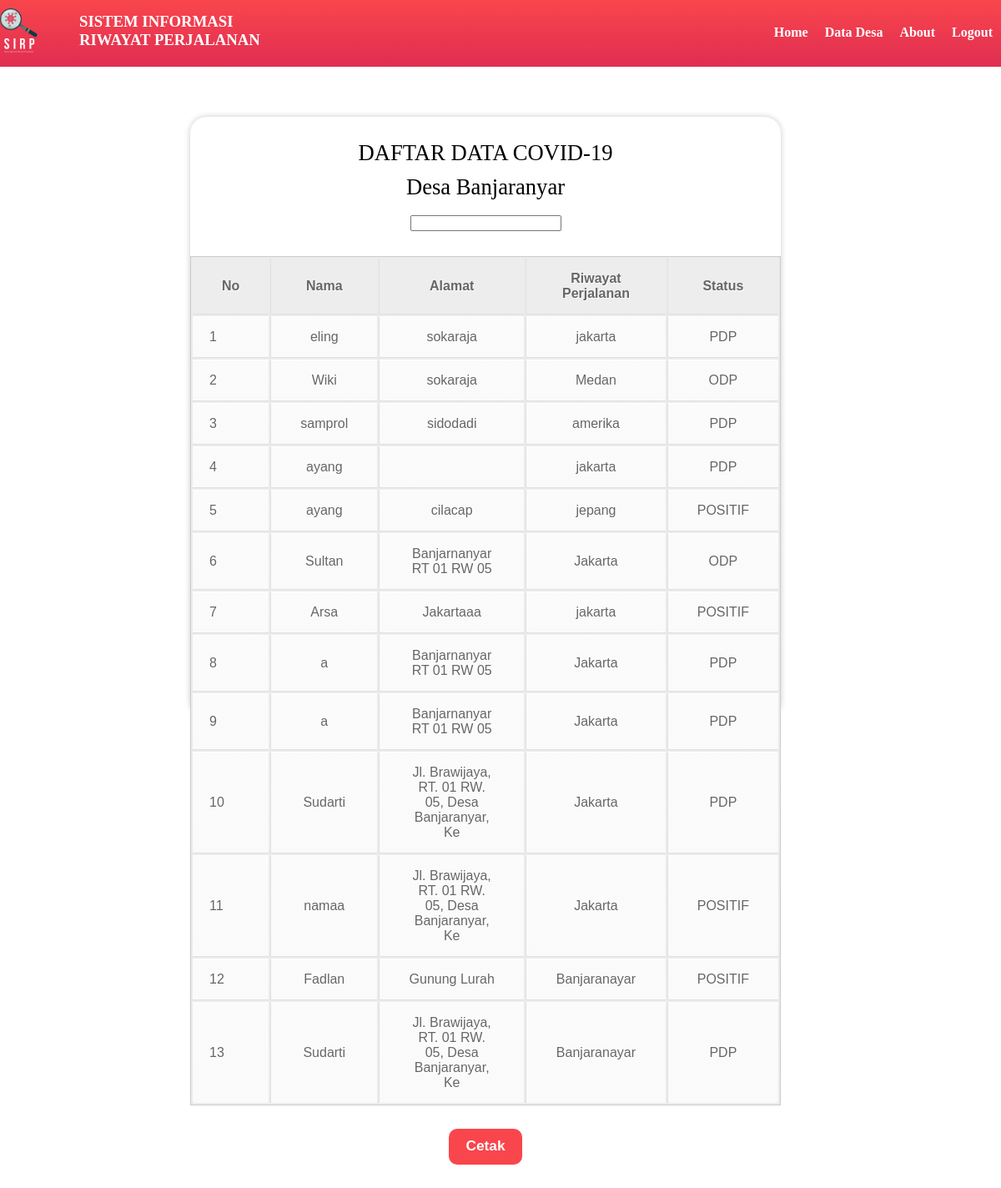
Screenshot of /data.php (signed in) with the database file from the repository.
### tables this page shows
CREATE TABLE `data_riwayat` (
  `id` int(11) NOT NULL,
  `nama` varchar(50) NOT NULL,
  `alamat` varchar(50) NOT NULL,
  `jekel` varchar(20) NOT NULL,
  `riwayat` varchar(50) NOT NULL,
  `status` varchar(20) NOT NULL,
  `foto` varchar(100) NOT NULL
);

### koneksi.php (called while the page is built, shortened)
<?php
$koneksi = mysqli_connect("localhost", "root","", "tubes");
function query($query)
{
    global $koneksi;
    $result = mysqli_query($koneksi, $query);
    $rows = [];
    while ($row = mysqli_fetch_assoc($result)) {
        $rows[] = $row;
    }
    return $rows;
}
?>

### data.php (the view, shortened to what this page needs)
<?php
include 'koneksi.php';
$ambil = query("SELECT * FROM data_riwayat");
?>
<html>
<head>
	<link rel="stylesheet" type="text/css" href="style.css">
</head>
<body bgcolor="white">
		<?php
		include 'navbar.php';
		 ?>
		 <div class="container">
			<div class="kotak">
				<br>
				<p class="daftar" align="center"> DAFTAR DATA COVID-19 </p>
				<p class="daftar" align="center">Desa Banjaranyar</p> <br>
				<center><input type='text' id='input' onkeyup='searchTable()'></center>
				<div class="table">
					<table>
						<thead>
						  <tr>
						    <th class="tg-0pky">No</th>
						    <th class="tg-0pky">Nama</th>
						    <th class="tg-0pky">Alamat</th>
						    <th class="tg-0pky">Riwayat Perjalanan</th>
						    <th class="tg-0pky">Status</th>
						  </tr>
						</thead>
						<tbody>
			                <?php $i = 1; ?>
			                <?php foreach ($ambil as $row) : ?>
			                    <tr>
			                        <td><?php echo $i; ?></td>
			                        <td><?php echo $row['nama']; ?></td>
			                        <td><?php echo $row['alamat']; ?></td>
			                        <td><?php echo $row['riwayat']; ?></td>
			                        <td><?php echo $row['status']; ?></td>
			                    </tr>
			                    <?php $i++ ?>
			                <?php endforeach ?>
			            </tbody>
					</table>
					<br>
					<center><button class="buttonn" onclick="location.href='cetak.php'">Cetak</button></center>
				</div>
			</div>
		</div>
</body>
</html>

### navbar.php
<div class="header">
<div class="header">
			<div class="inner_header">
				<div class="logo">
					<a href="index.php"><img src="image/logopng.png" height="auto" width="45px"> </a>
				</div>
				<div class="judul">
					<p><h3><a href="index.php" class="judul1">SISTEM INFORMASI <br>RIWAYAT PERJALANAN</p></a></h3>
				</div>
				<ul class="navigation">
					<li><a href="index.php" class="Home">Home</a></li>
					<li><a href="data.php" class="Data">Data Desa</a></li>
					<li><a href="about.php" class="About">About</a></li>
					<?php if (isset($_SESSION["user"])): ?>
					<li><a href="logout.php" class="About">Logout</a></li>
					<?php else: ?>
					<li><a href="login.php" class="About">Login</a></li>
					<?php endif?>
				</ul>
			</div>

### style.css (style rules this page uses)
* { margin: 0; padding: 0; list-style: none; text-decoration: none; }
.container { width: 100%; height: 100%; }
.header { width: 100%; height: 80px; display: block; background: linear-gradient(to bottom, #F9464C , #E02D52); }
.inner_header { width: 1200px; height: 100%; display: block; margin: 0 auto; }
.logo { margin-top: 10px; margin-left: 0px; float: left; }
.judul { width: auto; margin-top: 15px; margin-left: 50px; color: white; font-family: 'Montserrat'; float: left; }
.navigation { float: right; display: table; margin-top: 30px; }
.navigation li { display: table-cell; padding: 0px 10px; color: #fff; font-family: 'Montserrat'; font-size: 16px; }
.judul1 { color: #ffffff; cursor: pointer; font-weight: bold; }
.Home { color: #ffffff; cursor: pointer; font-weight: bold; }
.Data { color: #ffffff; cursor: pointer; font-weight: bold; }
.About { color: #ffffff; cursor: pointer; font-weight: bold; }
.judul1::after { content: ''; display: block; width: 0px; height: 2px; background-color: #FFFFFF; color: #FFFFFF; transition: width .3s }
.Home::after { content: ''; display: block; width: 0px; height: 2px; background-color: #FFFFFF; color: #FFFFFF; transition: width .3s }
.Data::after { content: ''; display: block; width: 0px; height: 2px; background-color: #FFFFFF; color: #FFFFFF; transition: width .3s }
.About::after { content: ''; display: block; width: 0px; height: 2px; background-color: #FFFFFF; color: #FFFFFF; transition: width .3s }
table { font-family: Arial, Helvetica, sans-serif; margin:0 auto; color: #666; margin-top: 30px; text-shadow: 1px 1px 0px #fff; background: #eaebec; border: #ccc 1px solid; }
table th { padding: 15px 35px; border-left:1px solid #e0e0e0; border-bottom: 1px solid #e0e0e0; background: #ededed; }
table th:first-child { border-left:none; }
table tr { text-align: center; padding-left: 20px; }
table td:first-child { text-align: left; padding-left: 20px; border-left: 0; }
table td { padding: 15px 35px; border-top: 1px solid #ffffff; border-bottom: 1px solid #e0e0e0; border-left: 1px solid #e0e0e0; background: #fafafa; background: -webkit-gradient(linear, left top, left bottom, from(#fbfbfb), to(#fafafa)); background: -moz-linear-gradient(top, #fbfbfb, #fafafa); }
table tr:last-child td { border-bottom: 0; }
table tr:last-child td:first-child { -moz-border-radius-bottomleft: 3px; -webkit-border-bottom-left-radius: 3px; border-bottom-left-radius: 3px; }
table tr:last-child td:last-child { -moz-border-radius-bottomright: 3px; -webkit-border-bottom-right-radius: 3px; border-bottom-right-radius: 3px; }
.kotak { width: 59%; height: 720px; margin-left: 19%; margin-top: 5%; border-radius: 20px; box-shadow: 0px 0px 7px #c9c9c9; background: #ffffff; }
.daftar { font-size: 20pt; margin-top:10px; }
.buttonn { background: #F9464C; border-top: none; border-right: none; border-left: none; border-radius: 5px; padding: 10px 20px; font-size: 13pt; border-bottom:0px solid #454545; margin-top: 10px; margin-bottom: 10%; color: white; font-weight: bold; border-radius:10px; cursor: pointer; }
.buttonn::after { content: ''; display: block; width: 0px; height: 2px; background-color: #FFFFFF; color: #FFFFFF; transition: width .3s }

### rows the page displays
data_riwayat: nama "eling", alamat "sokaraja", riwayat "jakarta", status "PDP"
data_riwayat: nama "Wiki", alamat "sokaraja", riwayat "Medan", status "ODP"
data_riwayat: nama "samprol", alamat "sidodadi", riwayat "amerika", status "PDP"
data_riwayat: nama "ayang", riwayat "jakarta", status "PDP"
data_riwayat: nama "ayang", alamat "cilacap", riwayat "jepang", status "POSITIF"
data_riwayat: nama "Sultan", alamat "Banjarnanyar RT 01 RW 05", riwayat "Jakarta", status "ODP"
data_riwayat: nama "Arsa", alamat "Jakartaaa", riwayat "jakarta", status "POSITIF"
data_riwayat: nama "a", alamat "Banjarnanyar RT 01 RW 05", riwayat "Jakarta", status "PDP"
data_riwayat: nama "a", alamat "Banjarnanyar RT 01 RW 05", riwayat "Jakarta", status "PDP"
data_riwayat: nama "Sudarti", alamat "Jl. Brawijaya, RT. 01 RW. 05, Desa Banjaranyar, Ke", riwayat "Jakarta", status "PDP"
data_riwayat: nama "namaa", alamat "Jl. Brawijaya, RT. 01 RW. 05, Desa Banjaranyar, Ke", riwayat "Jakarta", status "POSITIF"
data_riwayat: nama "Fadlan", alamat "Gunung Lurah", riwayat "Banjaranayar", status "POSITIF"
data_riwayat: nama "Sudarti", alamat "Jl. Brawijaya, RT. 01 RW. 05, Desa Banjaranyar, Ke", riwayat "Banjaranayar", status "PDP"
